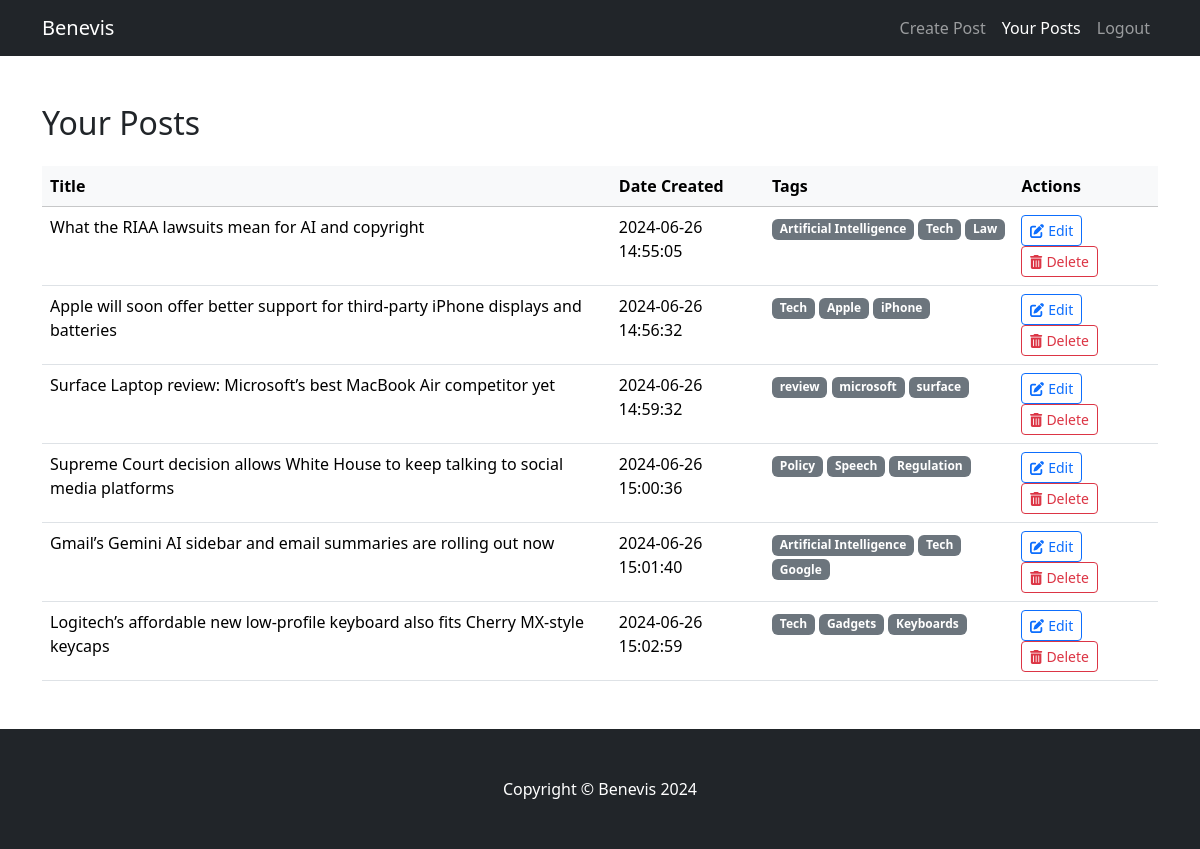
Screenshot of /index.php/panel/yourPosts (signed in) with the database file from the repository.
### tables this page shows
CREATE TABLE IF NOT EXISTS `posts` (
  `id` int NOT NULL AUTO_INCREMENT,
  `user_id` int NOT NULL,
  `title` varchar(100) NOT NULL,
  `content` text NOT NULL,
  `cover_image` varchar(100) DEFAULT NULL,
  `created_at` timestamp NOT NULL DEFAULT CURRENT_TIMESTAMP,
  PRIMARY KEY (`id`)
);

### core/Controller.php (called while the page is built, shortened)
<?php
class Controller
{
    public function __construct()
    {
        global $db;
        $this->db = $db;
    }
    public function renderView($path, $args = [], $return = false)
    {
        $path = __DIR__ . '/../views/' . $path;
        if (is_file($path)) {
            extract($args);
            include($path);
            if ($return) {
                return ob_get_clean();
            }
            return true;
        }
        return false;
    }
}

### controllers/PanelController.php (called while the page is built, shortened)
<?php
class PanelController extends Controller {
    public function yourPosts(){
        $sql = "SELECT * FROM posts WHERE user_id = ?";
        $stmt = $this->db->prepare($sql);
        $stmt->execute([$this->user_id]);
        $posts = $stmt->fetchAll(PDO::FETCH_ASSOC);
        $sql = "SELECT * FROM post_tags JOIN tags ON post_tags.tag_id = tags.id WHERE post_id IN (SELECT id FROM posts WHERE user_id = ?)";
        $stmt = $this->db->prepare($sql);
        $stmt->execute([$this->user_id]);
        $postTags = $stmt->fetchAll(PDO::FETCH_ASSOC);
        foreach ($posts as $key => $post) {
            $posts[$key]['tags'] = [];
            foreach ($postTags as $postTag) {
                if ($postTag['post_id'] == $post['id']) {
                    $posts[$key]['tags'][] = $postTag['title'];
                }
            }
        }
        $content = $this->renderView('panel/your-posts.php', ['posts' => $posts], true);
    }
}

### index.php (called while the page is built, shortened)
<?php
require_once 'database.php';
require_once 'core/Controller.php';
require_once 'core/global_helpers.php';
$request_uri = $_SERVER['REQUEST_URI'];
$request_uri = strtok($request_uri, '?');
$path = explode('/index.php', $request_uri)[1] ?? '';
$path = ltrim($path, '/');
$segments = explode('/', $path);
$controller = 'Home';
$method = 'index';
if (!empty($segments[0])) {
    $controller = ucfirst($segments[0]);
}
if (!empty($segments[1])) {
    $method = $segments[1];
}
$controller_class = $controller . 'Controller';
$controller_file = __DIR__ . '/controllers/' . $controller_class . '.php';
if (file_exists($controller_file)) {
    if (class_exists($controller_class)) {
        $controller_instance = new $controller_class();
        if (method_exists($controller_instance, $method)) {
            $controller_instance->$method();
        } else {
            http_response_code(404);
            echo "Method not found";
        }
    } else {
        http_response_code(404);
        echo "Controller not found";
    }
} else {
    http_response_code(404);
    echo "Controller not found";
}

### core/global_helpers.php (called while the page is built, shortened)
<?php
function base_url() {
    $protocol = isset($_SERVER['HTTPS']) && $_SERVER['HTTPS'] === 'on' ? 'https://' : 'http://';
    $host = $_SERVER['HTTP_HOST'];
    $script_name = $_SERVER['SCRIPT_NAME'];
    $index_pos = strpos($script_name, 'index.php');
    if ($index_pos !== false) {
        $base_path = substr($script_name, 0, $index_pos) . 'index.php/';
    } else {
        $base_path = rtrim(dirname($script_name), '/') . '/';
    }
    return $protocol . $host . $base_path;
}
function site_url($path = '') {
    return base_url() . $path;
}

### views/panel/your-posts.php (the view, shortened to what this page needs)
<div class="container my-5">
    <h2 class="mb-4">Your Posts</h2>
    <table class="table table-hover">
        <thead class="table-light">
            <tr>
                <th>Title</th>
                <th>Date Created</th>
                <th>Tags</th>
                <th>Actions</th>
            </tr>
        </thead>
        <tbody>
            <?php foreach ($posts as $post) : ?>
                <tr>
                    <td><?= $post['title'] ?></td>
                    <td><?= $post['created_at'] ?></td>
                    <td>
                        <?php foreach ($post['tags'] as $tag) : ?>
                            <span class="badge bg-secondary"><?= $tag ?></span>
                        <?php endforeach; ?>
                    </td>
                    <td>
                        <a href="<?= site_url("panel/editPost?id={$post['id']}") ?>" class="btn btn-outline-primary btn-sm" title="Edit">
                            <i class="fas fa-edit"></i> Edit
                        </a>
                        <button class="btn btn-outline-danger btn-sm" onclick="deletePost(<?= $post['id'] ?>)" title="Delete">
                            <i class="fas fa-trash-alt"></i> Delete
                        </button>
                    </td>
                </tr>
            <?php endforeach; ?>
        </tbody>
    </table>
</div>

### views/layout.php (style rules this page uses)
body { display: flex; flex-direction: column; min-height: 100vh; }

### rows the page displays
posts: title "What the RIAA lawsuits mean for AI and copyright", created_at "2024-06-26 14:55:05", tag "Artificial Intelligence", tag "Tech", tag "Law"
posts: title "Apple will soon offer better support for third-party iPhone displays and batteries", created_at "2024-06-26 14:56:32", tag "Tech", tag "Apple", tag "iPhone"
posts: title "Surface Laptop review: Microsoft’s best MacBook Air competitor yet", created_at "2024-06-26 14:59:32", tag "review", tag "microsoft", tag "surface"
posts: title "Supreme Court decision allows White House to keep talking to social media platforms", created_at "2024-06-26 15:00:36", tag "Policy", tag "Speech", tag "Regulation"
posts: title "Gmail’s Gemini AI sidebar and email summaries are rolling out now", created_at "2024-06-26 15:01:40", tag "Artificial Intelligence", tag "Tech", tag "Google"
posts: title "Logitech’s affordable new low-profile keyboard also fits Cherry MX-style keycaps", created_at "2024-06-26 15:02:59", tag "Tech", tag "Gadgets", tag "Keyboards"
